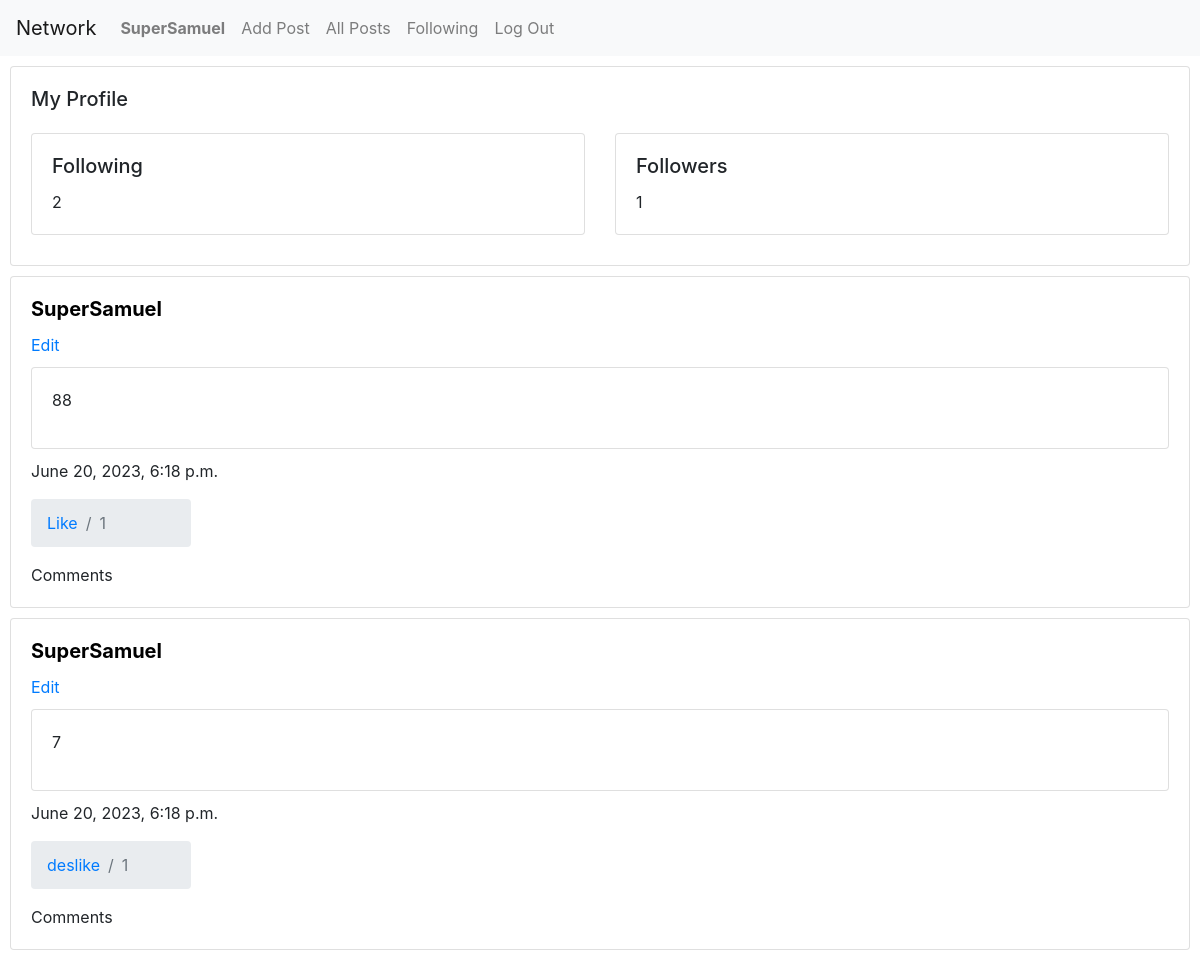
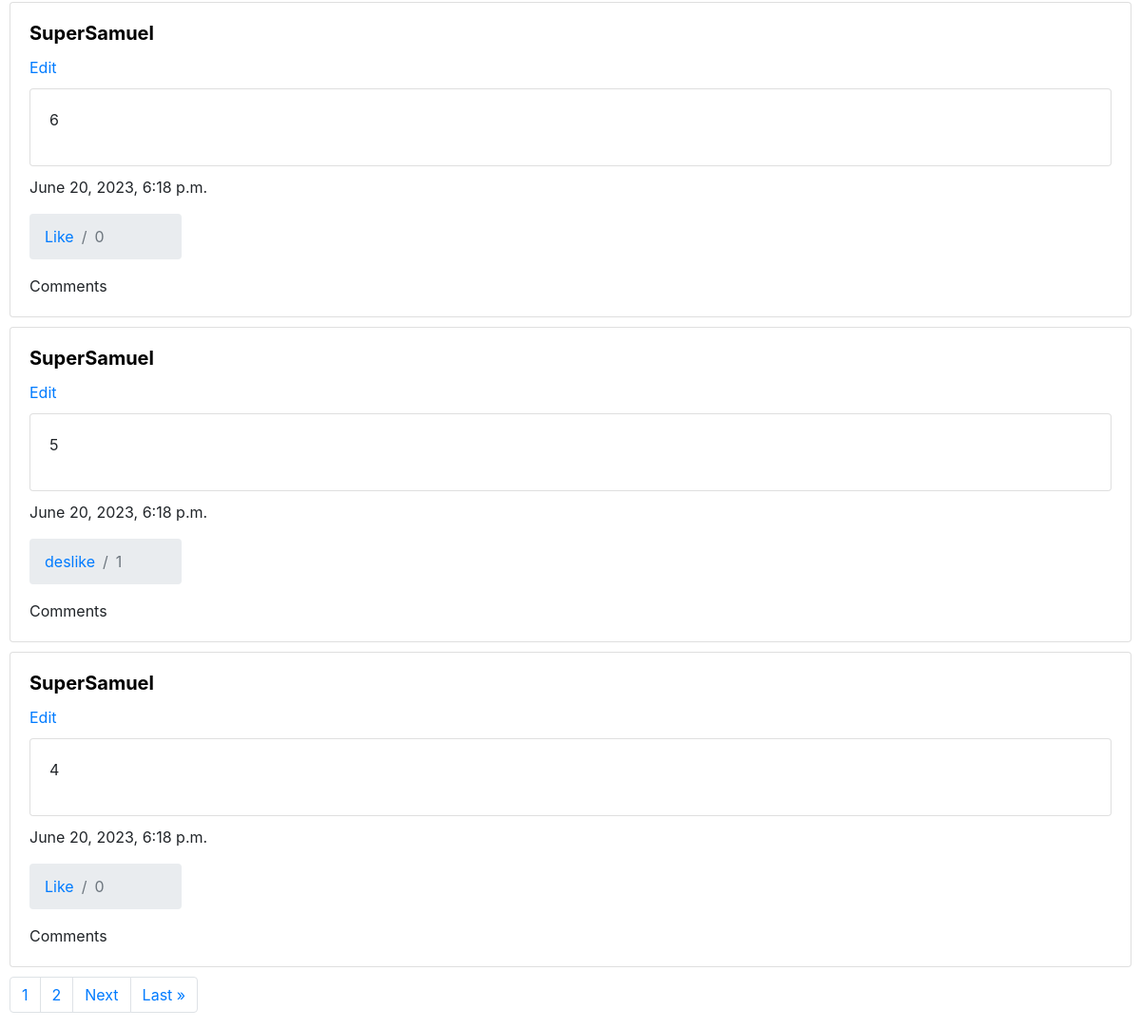
Page /user_profile/1 (signed in) on the committed database (2 pictures, top to bottom).
### network/models.py (models this page shows, shortened)
class User(AbstractUser):
    pass

class Posts(models.Model):
    posted_date = models.DateTimeField("Posted date", auto_now_add=True)
    last_update = models.DateTimeField("Last update", auto_now=True)
    content = models.TextField("Post content")
    author = models.ForeignKey(User, on_delete=models.CASCADE)
    likes = models.ManyToManyField(User, blank=True, related_name="liked")

### network/views.py (the view)
# urls.py: path("user_profile/<user_id>", views.user_profile, name="user_profile"),
def user_profile(request, user_id):
    user = User.objects.get(pk=user_id)
    user_posts = Posts.objects.filter(author=request.user).order_by('-posted_date')
    user_profile = UserProfile.objects.get(user=user)
    following = user.following.all()
    followers = user_profile.followers.all()
    posts, nums = paginate_posts(request, user_posts)
    return render(request, "network/user_profile.html", {
        "user": user,
        "following": following,
        "followers": followers,
        'posts': posts,
        "nums": nums
    })

### network/views.py (called while the page is built)
def paginate_posts(request, all_posts):
    p = Paginator(all_posts, 5)
    page = request.GET.get('page')
    posts = p.get_page(page)
    nums = "a" * posts.paginator.num_pages
    return  posts, nums

### network/templates/network/user_profile.html (shortened to what this page needs)
{% extends "network/layout.html" %}
{% block body %}
    {% if user.is_authenticated %}
        <div class="card">
            <div class="card-body">
                {% if user.id == request.user.id %}
                    <h5 class="card-title">My Profile</h5>
                {% endif %}
                <div class="row">
                    <div class="col-sm-6">
                        <div class="card">
                            <div class="card-body">
                                <h5 class="card-title">Following</h5>
                                <p class="card-text">{{ following.count }}</p>
                            </div>
                        </div>
                    </div>
                    <div class="col-sm-6">
                        <div class="card">
                            <div class="card-body">
                                <h5 class="card-title">Followers</h5>
                                <p class="card-text">{{ followers.count }}</p>
                            </div>
                        </div>
                    </div>
                </div>
            </div>
        </div>
        {% include "network/render_posts.html" with posts=posts %}
        {% include "network/pagination.html" with posts=posts nums=nums %}
    {% else %}
        <h1>Sorry, you must be authenticated to see this view...</h1>
        <a href="{% url 'login' %}">Login here</a>
    {% endif %}
{% endblock %}

### network/templates/network/layout.html (shortened to what this page needs)
{% load static %}
<!DOCTYPE html>
<html lang="en">
    <head>
        <link rel="stylesheet" href="https://stackpath.bootstrapcdn.com/bootstrap/4.4.1/css/bootstrap.min.css">
        <link href="{% static 'network/styles.css' %}" rel="stylesheet">
    </head>
    <body>
        <nav class="navbar navbar-expand-lg navbar-light bg-light">
            <a class="navbar-brand" href="#">Network</a>
            <div>
              <ul class="navbar-nav mr-auto">
                {% if user.is_authenticated %}
                    <li class="nav-item">
                        <a class="nav-link" href="{% url 'user_profile' request.user.id %}"><strong>{{ request.user.username }}</strong></a>
                    </li>
                    <li class="nav-item">
                        <a class="nav-link" href="{% url 'add_post' %}">Add Post</a>
                    </li>
                {% endif %}
                <li class="nav-item">
                  <a class="nav-link" href="{% url 'all_posts' %}">All Posts</a>
                </li>
                {% if user.is_authenticated %}
                    <li class="nav-item">
                        <a class="nav-link" href="{% url 'followings' %}">Following</a>
                    </li>
                    <li class="nav-item">
                        <a class="nav-link" href="{% url 'logout' %}">Log Out</a>
                    </li>
                {% endif %}
              </ul>
            </div>
          </nav>
        <div class="body">
            {% block body %}
            {% endblock %}
        </div>
    </body>
</html>

### network/templates/network/render_posts.html
{% for post in posts %}
<div class="card">
    <div class="card-body">
        <h5 class="card-title">
            <a href="{% url 'user_profile' post.author.id %}" style="color: black">
                <Strong>{{ post.author }}</Strong>
            </a>
        </h5>
        <a href="{% url 'edit_post' post.id %}">Edit</a>
        <div class="card">
            <p class="card-body">{{ post.content }}</p>
        </div>
        <p class="card-text">{{ post.posted_date }}</p>
        <nav aria-label="breadcrumb" style="width: 10rem">
            <ol class="breadcrumb">
              {% if request.user in post.likes.all %}
                <li class="breadcrumb-item like-button"><a href="{% url 'like_deslike_post' post.id %}" data-id="{{ post.id }}">deslike</a></li>
              {% else %}
                <li class="breadcrumb-item like-button"><a href="{% url 'like_deslike_post' post.id %}" data-id="{{ post.id }}">Like</a></li>
              {% endif %}
              <li class="breadcrumb-item active" aria-current="page">{{ post.likes.count }}</li>
            </ol>
          </nav>
        <p class="card-text">Comments</p>
    </div>
</div>
{% empty %}
    No Post available
{% endfor %}

### network/static/network/styles.css (style rules this page uses)
.body { margin: 10px; }
.card { margin: 10px 0px; }

### rows in the picture
User: user.username "SuperSamuel"
Posts: author "SuperSamuel", content "88", posted_date "June 20, 2023, 6:18 p.m.", likes.count "1"
Posts: author "SuperSamuel", content "7", posted_date "June 20, 2023, 6:18 p.m.", likes.count "1"
Posts: author "SuperSamuel", content "6", posted_date "June 20, 2023, 6:18 p.m.", likes.count "0"
Posts: author "SuperSamuel", content "5", posted_date "June 20, 2023, 6:18 p.m.", likes.count "1"
Posts: author "SuperSamuel", content "4", posted_date "June 20, 2023, 6:18 p.m.", likes.count "0"

### other values in the picture
{{ following.count }} "2"
{{ followers.count }} "1"
